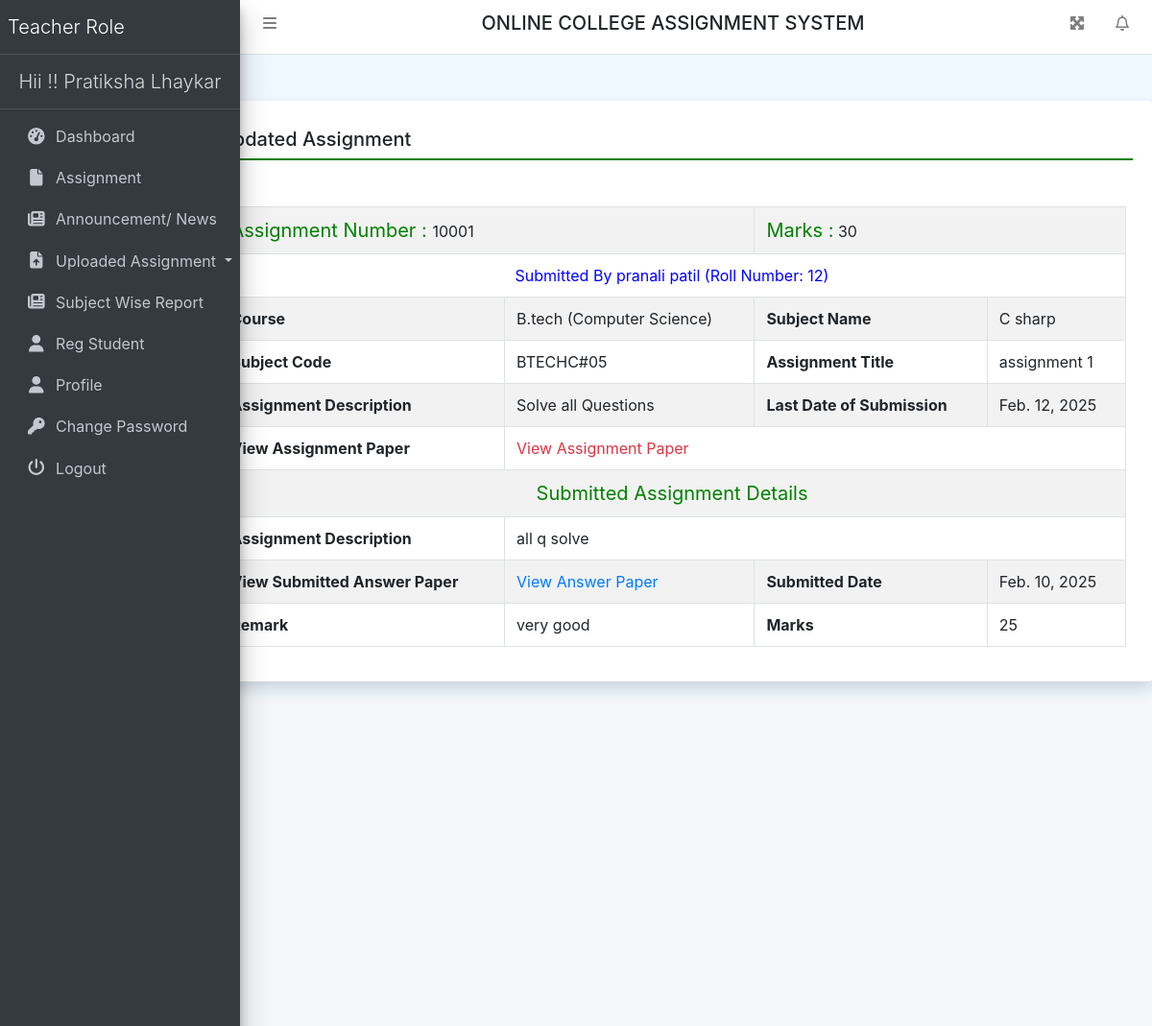
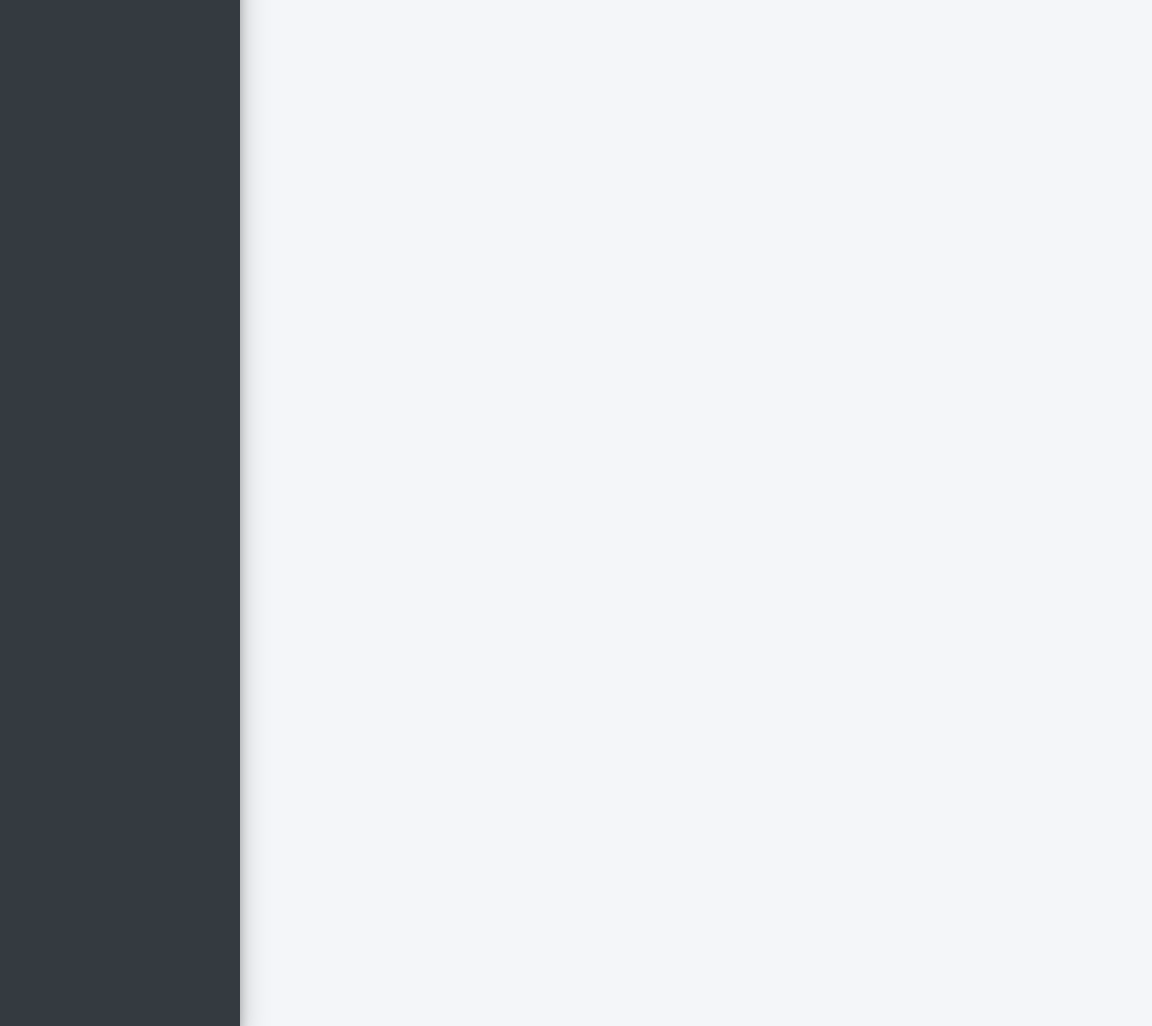
/viewCheckedAssign/8 (signed in), run on the app's committed database (2 pictures, top to bottom).
### collegeAssignment/models.py (models this page shows, shortened)
class Uploadass(models.Model):
    assignment = models.ForeignKey(Assigment, on_delete=models.CASCADE)
    userdetail = models.ForeignKey(UserDetail, on_delete=models.CASCADE)
    Assdesc = models.CharField(max_length=300, null=True)
    AnswerFile = models.FileField(null=True)
    SubmitDate = models.DateField(null=True)
    Marks = models.CharField(max_length=100, null=True)
    Remarks = models.CharField(max_length=250, null=True)
    UpdationDate = models.DateField(null=True)

class Assigment(models.Model):
    teacher = models.ForeignKey(Teacher, on_delete=models.CASCADE)
    course = models.ForeignKey(Course, on_delete=models.CASCADE)
    subject = models.ForeignKey(Subject, on_delete=models.CASCADE)
    AssignmentNumber = models.IntegerField(null=True)
    AssignmentTitle = models.CharField(max_length=150, null=True)
    AssignmentDescription = models.CharField(max_length=300, null=True)
    SubmissionDate = models.DateField(null=True)
    AssignmentMarks = models.CharField(max_length=150, null=True)
    AssignmentFile = models.FileField(max_length=200, null=True)
    CreationDate = models.DateTimeField(auto_now_add=True)

class UserDetail(models.Model):
    user = models.ForeignKey(User, on_delete=models.CASCADE)
    MobileNumber = models.CharField(max_length=200, null=True)
    course = models.ForeignKey(Course, on_delete=models.CASCADE)
    RollNumber = models.CharField(max_length=200, null=True)
    RegDate = models.DateTimeField(auto_now_add=True)

class Course(models.Model):
    BranchName = models.CharField(max_length=150, null=True)
    CourseName = models.CharField(max_length=200, null=True)
    CreationDate = models.DateTimeField(auto_now_add=True)

class Subject(models.Model):
    course = models.ForeignKey(Course, on_delete=models.CASCADE)
    SubjectFullname = models.CharField(max_length=200, null=True)
    SubjectShortname = models.CharField(max_length=50, null=True)
    SubjectCode = models.CharField(max_length=50, null=True)
    CreationDate = models.DateTimeField(auto_now_add=True)

### collegeAssignment/views.py (the view)
# urls.py: path('viewCheckedAssign/<int:pid>', viewCheckedAssign, name='viewCheckedAssign'),
def viewCheckedAssign(request, pid):
    if not request.user.is_authenticated:
        return redirect('teacher_login')
    uploadass = Uploadass.objects.get(id=pid)
    return render(request, 'viewCheckedAssign.html', locals())

### collegeAssignment/templates/viewCheckedAssign.html
{% extends 'teacherHeader.html' %}
{% block main %}
<div class="card shadow mt-5 offset-2">
    <div class="card-body">
        <h5 class="p-2" style="border-bottom: 2px solid green;">Updated Assignment</h5>
        <div class="container-fluid mt-3">
            <table border="1" class="table table-striped table-bordered first mt-5">
                <tr>
                    <td colspan="2"><span style="font-size : 20px; color : green">Assignment Number : </span>
                        {{uploadass.assignment.AssignmentNumber}}
                    </td>
                    <td colspan="2"><span style="font-size : 20px; color : green">Marks  :</span>
                        {{uploadass.assignment.AssignmentMarks}}
                    </td>
                </tr>
                <tr>
                    <td colspan="4">
                        <center><span style="color: blue"> Submitted By {{uploadass.userdetail.user.first_name}} {{uploadass.userdetail.user.last_name}} (Roll Number: {{uploadass.userdetail.RollNumber}})</span>
                        </center>
                    </td>
                </tr>
                <tr>
                    <th>Course</th>
                    <td>{{uploadass.assignment.course.CourseName}} ({{uploadass.assignment.course.BranchName}})</td>
                    <th>Subject Name</th>
                    <td>{{uploadass.assignment.subject.SubjectFullname}}</td>
                </tr>
                <tr>
                    <th>Subject Code</th>
                    <td>{{uploadass.assignment.subject.SubjectCode}}</td>
                    <th>Assignment Title</th>
                    <td>{{uploadass.assignment.AssignmentTitle}}</td>
                </tr>
                <tr>
                    <th>Assignment Description</th>
                    <td>{{uploadass.assignment.AssignmentDescription}}</td>
                    <th>Last Date of Submission</th>
                    <td>{{uploadass.assignment.SubmissionDate}}</td>
                </tr>
                <tr>
                    <th>View Assignment Paper</th>
                    <td colspan="3"><a href="{{uploadass.assignment.AssignmentFile.url}}" class="text-danger">View
                        Assignment
                        Paper</a></td>
                </tr>
                <tr>
                    <td colspan="4"><span style="font-size : 20px; color : green"><center>Submitted Assignment Details</center> </span>
                    </td>
                </tr>
                <tr>
                    <th>Assignment Description</th>
                    <td colspan="3">{{uploadass.Assdesc}}</td>
                </tr>
                <tr>
                    <th>View Submitted Answer Paper</th>
                    <td><a href="{{uploadass.AnswerFile.url}}" class="text-primary">View Answer Paper</a></td>
                    <th>Submitted Date</th>
                    <td>{{uploadass.SubmitDate}}</td>
                </tr>
                <tr>
                    <th>Remark</th>
                    <td>{{uploadass.Remarks}}</td>
                    <th>Marks</th>
                    <td>{{uploadass.Marks}}</td>
                </tr>
            </table>
        </div>
    </div>
</div>
{% endblock %}

### collegeAssignment/templates/teacherHeader.html (shortened to what this page needs)
{% load static %}
<html>
    <head runat="server">
        <link href="{% static 'css/bootstrap.css' %}" rel="stylesheet" />
        <link href="{% static 'css/all.css' %}" rel="stylesheet" />
        <link href="{% static 'css/adminlte.css' %}" rel="stylesheet" />
        <link href="{% static 'css/OverlayScrollbars.css' %}" rel="stylesheet" />
        <link rel="stylesheet" href="https://cdn.datatables.net/1.10.23/css/jquery.dataTables.min.css">
        <link rel="stylesheet" href="https://cdn.datatables.net/buttons/1.6.5/css/buttons.dataTables.min.css">
		<link rel="stylesheet" href="https://cdn.jsdelivr.net/npm/bootstrap-select@1.13.14/dist/css/bootstrap-select.min.css">
    </head>
    <body class="hold-transition sidebar-mini layout-fixed layout-navbar-fixed layout-footer-fixed">
        <nav class="main-header navbar navbar-expand navbar-white navbar-light">
            <ul class="navbar-nav">
                <li class="nav-item">
                    <a class="nav-link" data-widget="pushmenu" href="#" role="button"><i class="fas fa-bars"></i></a>
                </li>
            </ul>
            <h5 class="text-center text-uppercase" style="width:100%;">Online College Assignment System</h5>
            <ul class="navbar-nav ml-auto">
                <li class="nav-item">
                    <a class="nav-link" data-widget="fullscreen" href="#" role="button">
                        <i class="fas fa-expand-arrows-alt"></i>
                    </a>
                </li>
                <li class="nav-item dropdown">
                    <a class="nav-link" data-toggle="dropdown" href="#">
                        <i class="far fa-bell fas-shake animated"></i>
                    </a>
                </li>
            </ul>
        </nav>
        <aside class="main-sidebar sidebar-dark-primary elevation-4">
            <a href="{% url 'tdashboard' %}" class="brand-link">
                <span class="brand-text font-weight-light">Teacher Role</span>
            </a>
			<a href="{% url 'tdashboard' %}" class="brand-link">
                <center><span class="brand-text font-weight-light">Hii !! {{request.user.first_name}} {{request.user.last_name}} </span></center>
            </a>
            <div class="sidebar">
                <nav class="mt-2">
                    <ul class="nav nav-pills nav-sidebar flex-column" data-widget="treeview" role="menu" data-accordion="false">
                        <li class="nav-item"><a href="{% url 'tdashboard' %}" class="nav-link">
                    <i class="nav-icon fas fa-tachometer-alt"></i>
                    <p>Dashboard</p>
                </a></li>
                <li class="nav-item"><a href="{% url 'teacherAssignment' %}" class="nav-link">
							<i class="nav-icon fas fa-file"></i>
							<p>Assignment</p>
                </a></li>
                <li class="nav-item"><a href="{% url 'teacherNews' %}" class="nav-link">
							<i class="nav-icon fas fa-newspaper"></i>
							<p>Announcement/ News</p>
                </a></li>
                <li class="nav-item dropdown">
                    <a class="nav-link dropdown-toggle" href="#" id="navbarDropdown"
                       role="button" data-toggle="dropdown" aria-haspopup="true"
                       aria-expanded="false"> <i class="nav-icon fas fa-file-upload"></i> Uploaded Assignment </a>
                </li>
                <li class="nav-item"><a href="{% url 'subjectwiseReport' %}" class="nav-link">
							<i class="nav-icon fas fa-newspaper"></i>
							<p>Subject Wise Report</p>
                </a></li>
                <li class="nav-item"><a href="{% url 'regCoursewiseUser' %}" class="nav-link">
							<i class="nav-icon fas fa-user"></i>
							<p>Reg Student</p>
                </a></li>
                        <li class="nav-item"><a href="{% url 'teacherProfile' %}" class="nav-link">
							<i class="nav-icon fas fa-user"></i>
							<p>Profile</p>
                </a></li>
                        <li class="nav-item"><a href="{% url 'teacherchangePassword' %}" class="nav-link">
							<i class="nav-icon fas fa-key"></i>
							<p>Change Password</p>
                </a></li>
                        <li class="nav-item"><a href="/logout" class="nav-link">
							<i class="nav-icon fas fa-power-off"></i>
							<p>Logout</p>
                </a></li>
                    </ul>
                </nav>
            </div>
        </aside>
        {% block main %}
        {% endblock %}
        <div class="content-wrapper"></div>

### collegeAssignment/static/css/all.css (style rules this page uses)
.fa-bars:before { content: "\f0c9"; }
.fa-bell:before { content: "\f0f3"; }
.fa-file:before { content: "\f15b"; }
.fa-key:before { content: "\f084"; }
.fa-newspaper:before { content: "\f1ea"; }
.fa-power-off:before { content: "\f011"; }
.fa-user:before { content: "\f007"; }

### collegeAssignment/static/css/OverlayScrollbars.css (style rules this page uses)
.os-host, .os-host-textarea { position: relative; overflow: visible !important; -webkit-box-orient: vertical; -webkit-box-direction: normal; -ms-flex-direction: column; flex-direction: column; -ms-flex-wrap: nowrap; flex-wrap: nowrap; -webkit-box-pack: start; -ms-flex-pack: start; justify-content: flex-start; -ms-flex-line-pack: start; align-content: flex-start; -webkit-box-align: start; -ms-flex-align: start; -ms-grid-row-align: flex-start; align-items: flex-start; }

### collegeAssignment/templates/teacherHeader.html (style rules this page uses)
body { background-color: aliceblue; }

### data on the page
Uploadass: assignment.AssignmentNumber "10001", assignment.AssignmentMarks "30", userdetail.user.first_name "pranali", userdetail.user.last_name "patil", userdetail.RollNumber "12", assignment.course.CourseName "B.tech", assignment.course.BranchName "Computer Science", assignment.subject.SubjectFullname "C sharp", assignment.subject.SubjectCode "BTECHC#05", assignment.AssignmentTitle "assignment 1", assignment.AssignmentDescription "Solve all Questions", assignment.SubmissionDate "Feb. 12, 2025", Assdesc "all q solve", SubmitDate "Feb. 10, 2025", Remarks "very good", Marks "25"

### other printed values
{{ request.user.first_name }} "Pratiksha"
{{ request.user.last_name }} "Lhaykar"
